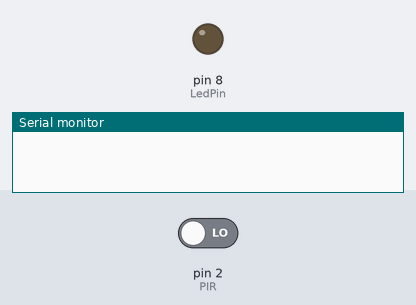
Bench run of a sketch on a simulated Arduino Uno, built with avr-gcc and run on an emulated ATmega328P. Parts: output pins drawn as LEDs (lit = HIGH), the last lines printed to the serial monitor. The inputs (shaded band) are chosen by the test bench; at power-on: pin 2 (PIR) LOW.

Above: at 1.2 s.
1.3 s: pin 2 (PIR) driven HIGH
At 1.8 s:
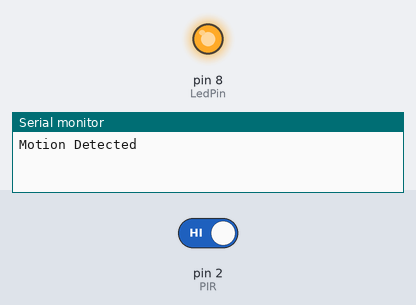
2.8 s: pin 2 (PIR) driven LOW
At 4.1 s:
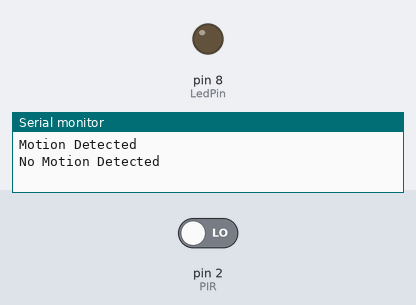
Timing chart, 0 to 5.8 s (numbered marks = the images above; inputs shaded):
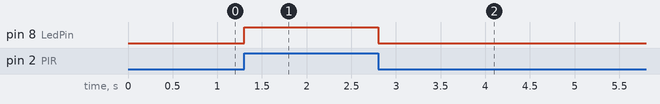

The sketch:

Task1.2P.ino
```cpp
const uint8_t LedPin = 8;
const uint8_t PIR = 2;

uint8_t PIRstate = LOW;

void setup()
{
    pinMode(LedPin, OUTPUT);
    pinMode(PIR, INPUT);

    Serial.begin(9600);

    attachInterrupt(digitalPinToInterrupt(PIR), MotionDetected, CHANGE);
}

void loop()
{
}

void MotionDetected()
{
    PIRstate = digitalRead(PIR);
    if (PIRstate)
    {
        digitalWrite(LedPin, HIGH);
        Serial.println("Motion Detected");
    }
    else
    {
        digitalWrite(LedPin, LOW);
        Serial.println("No Motion Detected");
    }
}
```

Measured:
- after the input at 1.3 s, pin 8 (LedPin): LOW → HIGH at once
- after the input at 2.8 s, pin 8 (LedPin): HIGH → LOW at once
